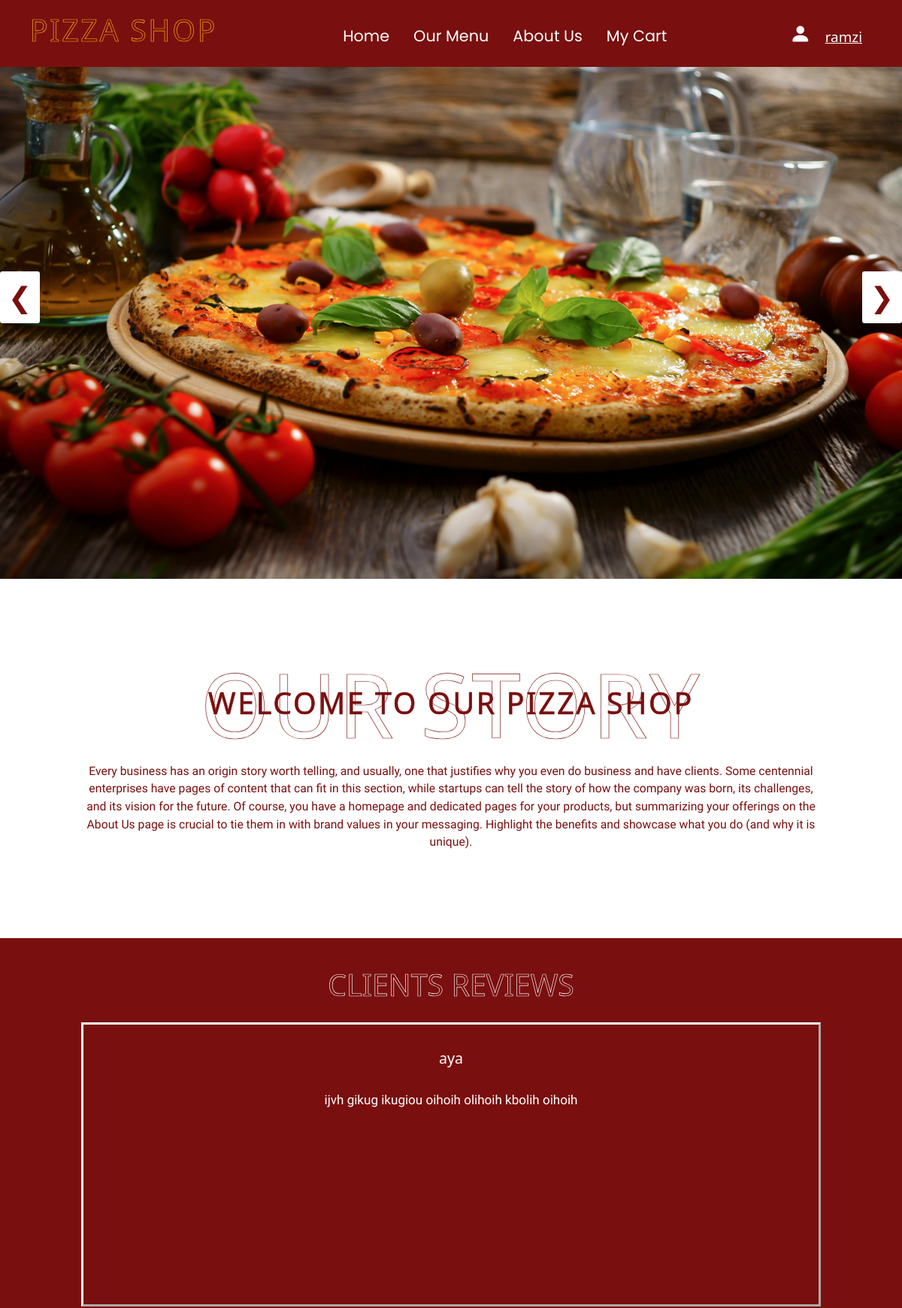
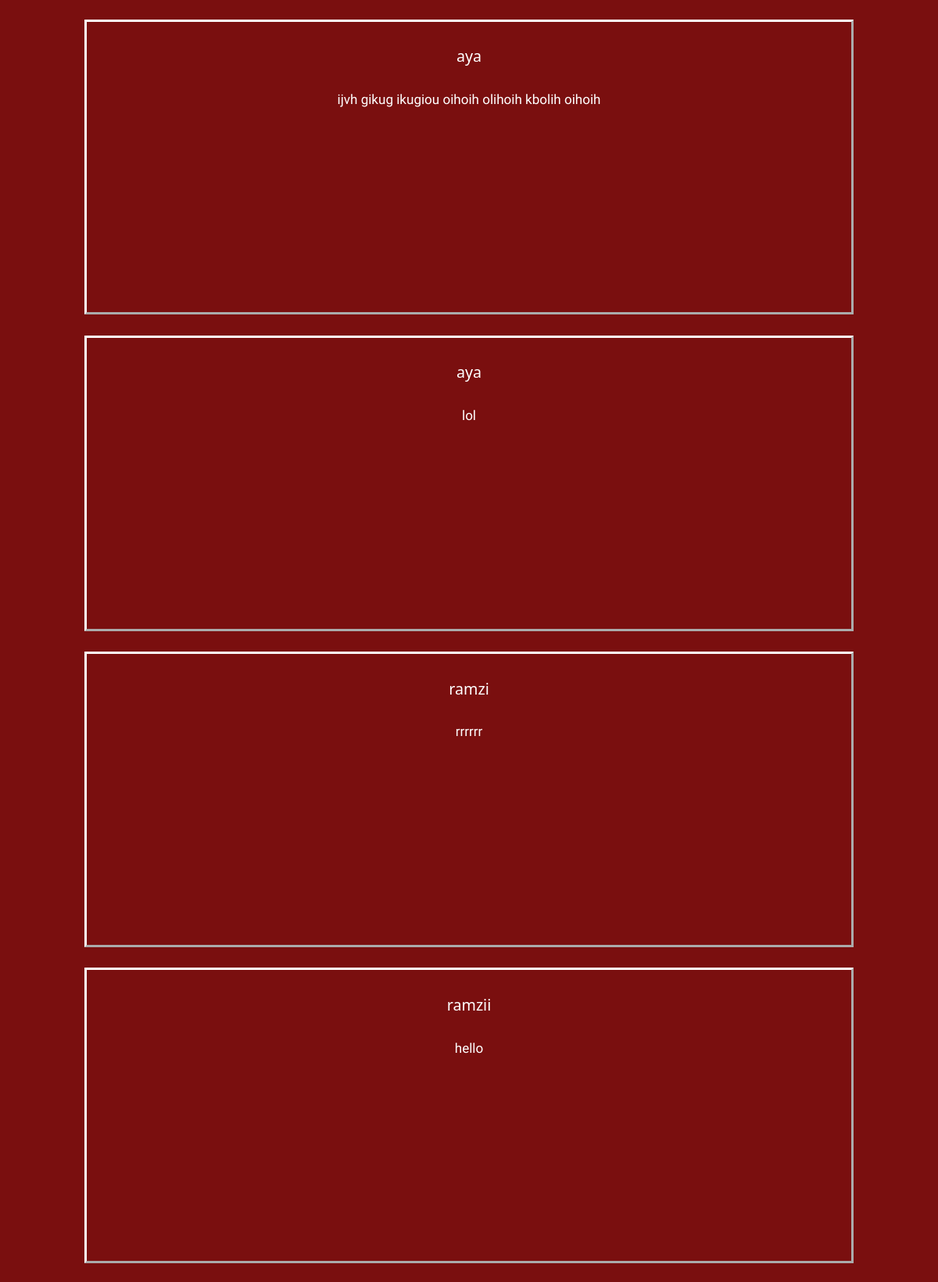
The app's page / (signed in, upper part) with its own data (2 pictures, top to bottom).
### tables this page shows
CREATE TABLE `reviews` (
  `username` varchar(25) NOT NULL,
  `review_ID` int(11) NOT NULL,
  `review` text NOT NULL
);

### index.php (the view, shortened to what this page needs)
<!DOCTYPE html>
<?php
$get="";
if(isset($_SESSION["username"] )){
    $get=$_SESSION["username"];
}
else {
    $get="";
}
?>
<html>
        <head>
            <link href="https://cdn.jsdelivr.net/npm/bootstrap@5.1.3/dist/css/bootstrap.min.css" rel="stylesheet">
            <link rel="stylesheet" href="https://cdn.jsdelivr.net/npm/bootstrap-icons@1.8.1/font/bootstrap-icons.css">
            <link rel="stylesheet" href="https://cdnjs.cloudflare.com/ajax/libs/font-awesome/5.15.4/css/all.min.css">
            <link rel="stylesheet" href="https://cdn.jsdelivr.net/npm/boxicons@latest/css/boxicons.min.css">
            <link rel="stylesheet" href="https://unpkg.com/swiper@7/swiper-bundle.min.css"/>
            <link href="css/main.css" rel="stylesheet">
            <link href="css/home.css" rel="stylesheet">
        </head>
        <body>
        <nav class="navbar-expand-lg navbar navbar-dark " style="background-color: rgb(122, 15, 15); ">
        <div class="container-xl">
            <a class="navbar-brand nav-item" href="#">
                <p id="STORE_LOGO">PIZZA SHOP</p>
            </a>
            <div class="collapse navbar-collapse" id="navbarCollapse">
            <div class="navbar-nav mx-lg-auto">
                <a class="nav-item nav-link " href="index.php"><p class="nav_p">Home</p></a>
                <a class="nav-item nav-link " href="menu.php"><p class="nav_p">Our Menu</p></a>
                <a class="nav-item nav-link " href="about.php"><p class="nav_p">About Us</p></a>
                <a class="nav-item nav-link " href="ordered.php"><p class="nav_p">My Cart</p></a>
            </div>
            <div class="d-flex align-items-lg-center mt-3 mt-lg-0">
                <a href="signin.php" target="_blank" class="nav-item nav-link " title="Sign In" id="login-btn"><i class="bi bi-person-fill ic"></i><spam class="username"><?php echo $get;?></spam></a>
            </div>
            </div>
        </div>
        </nav>
        <div id="slideshow" style="width: 100%;">
                <img class="main_img" id="img1" src="images/home/big_img1.jpg" >
                <button class="btn button" id="left" >&#10094;</button>
                <button class="btn button" id="right">&#10095;</button>
        </div>
            <br>
        <section id="about" class="about">
            <div id="about_us">
                <h1 class="heading" > OUR STORY <span>Welcome To Our Pizza Shop</span></h1>
                <p class="para">Every business has an origin story worth telling, and usually, one that justifies why you even do business and have clients.
                Some centennial enterprises have pages of content that can fit in this section, while startups can tell the story of how the company was born, its challenges, and its vision for the future.
                Of course, you have a homepage and dedicated pages for your products, but summarizing your offerings on the About Us page is crucial to tie them in with brand values in your messaging.
                Highlight the benefits and showcase what you do (and why it is unique).</p>
            </div>
        </section>
        <section class="reviews" id="reviews">
            <h1 class="Reviews"><span id="heading">clients reviews</span></h1>
            <div class="swiper reviews-slider">
                <div class="swiper-wrapper" id="swiper">
                    <?php
                    $conn = new mysqli('localhost', 'root', '', 'pizza');
                    $sql="SELECT * FROM reviews";
                    $result = $conn->query($sql);
                    if ($result->num_rows> 0) {
                        while($row = $result->fetch_assoc()) {
                            echo "<div class='swiper-slide box' style='height:10cm;'>";
                            echo "<h3>";
                            echo $row["username"];
                            echo "</h3>";
                            echo "<p>";
                            echo $row["review"];
                            echo "</p>";
                            echo "</div>";
                        }
                    }
                    else{
                        $nocom="<h3 style='color:white;text-align:center; width: 100%; border: 1px solid white;padding:1cm; margin:1cm'> NO REVIEWS YET</h3>";
                    }
                    ?>
                </div>
            </div>
        </section>
    </body>
</html>

### css/main.css (style rules this page uses)
.username { color: white; margin-left: 0.5cm; font-size: 0.5cm; text-decoration: underline; }
* { margin: 0; padding: 0; box-sizing: border-box; outline: none; border: none; text-decoration: none; transition: all .2s linear; }
html { font-size: 82%; overflow-x: hidden; scroll-padding-top: 7rem; scroll-behavior: smooth; }
section { margin-bottom: 2rem; padding:2rem 9%; }
.nav_p { font-family: 'Poppins', sans-serif; font-stretch: expanded; font-size: 0.55cm; margin-left: 0.5cm; margin-top: 0.5cm; color: white; }
.ic { color: white; font-size: 28px; margin-left: 0.4cm; }
#STORE_LOGO { font-size: 3rem; text-transform: uppercase; color: transparent; -webkit-text-stroke: .05rem #ffc107; letter-spacing: .2rem; text-align: center; margin-bottom: 0.2cm; }
.heading { font-size: 9rem; text-transform: uppercase; color: transparent; -webkit-text-stroke: .05rem rgb(122, 15, 15); letter-spacing: .2rem; text-align: center; pointer-events: none; position: relative; margin-top: 50px; }
.heading span { position: absolute; top: 50%; left: 50%; transform: translate(-50%, -50%); width: 100%; color: rgb(122, 15, 15); font-size: 3rem; }
.para { color: rgb(122, 15, 15); font-family: "Trirong", serif; text-align: center; padding-bottom: 50px; font-size: 1.2rem; }

### css/home.css (style rules this page uses)
:root { --black: #ffc107; --border: .1rem solid rgba(0,0,0,.1); --border-hover: .1rem solid var(--black); --box-shadow: 0 .5rem 1rem rgba(0,0,0,.1); --red: rgb(122, 15, 15); }
.main_img { width: 100%; height: 18cm; }
#slideshow { position: relative; }
#left { position: absolute; bottom: 50%; left: 0px; }
#right { bottom: 50%; position: absolute; right: 0px; }
.button { background-color: white; color: rgb(122, 15, 15); z-index: 2; font-size: 1cm; }
.reviews .reviews-slider .box { border-color: white; border-style: outset; padding: 2rem; text-align: center; margin: 2rem 0; height: fit-content; }
.reviews .reviews-slider .box h3 { color: white; font-size: 1.5rem; padding: .5rem 0; }
.reviews .reviews-slider .box p { color: white; font-size: 1.3rem; padding: 1rem 0; line-height: 2; font-family: "Trirong", serif; }
.Reviews { padding-top: 1rem; text-align: center; }
#heading { font-size: 3rem; text-transform: uppercase; color: transparent; -webkit-text-stroke: .05rem white; }
.reviews { background-color: var(--red) }

### records on screen
reviews: username "aya", review "ijvh gikug ikugiou oihoih olihoih kbolih oihoih"
reviews: username "aya", review "ijvh gikug ikugiou oihoih olihoih kbolih oihoih"
reviews: username "aya", review "lol"
reviews: username "ramzi", review "rrrrrr"
reviews: username "ramzii", review "hello"

### other values on screen
$get "ramzi"
